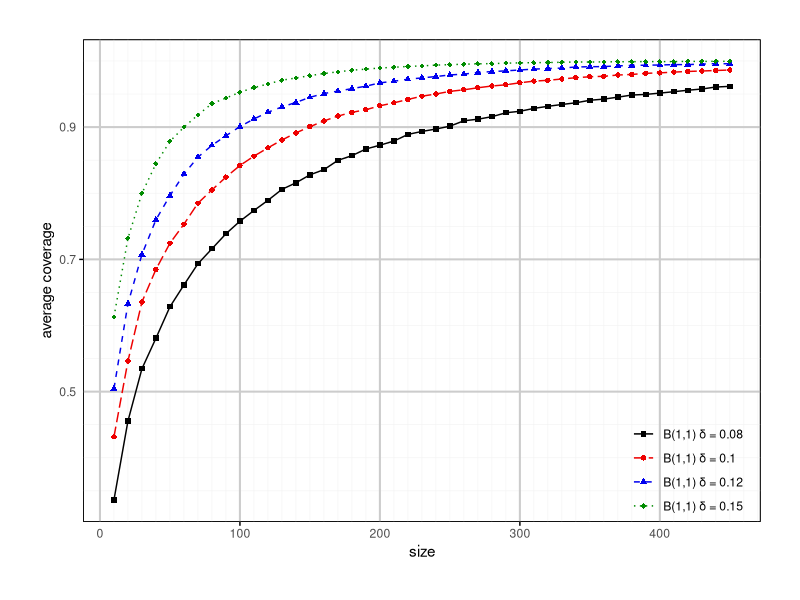
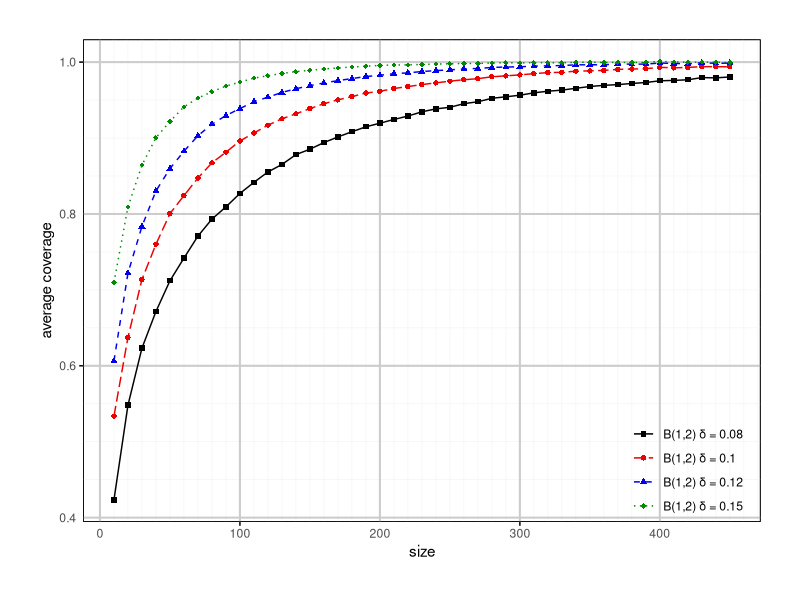
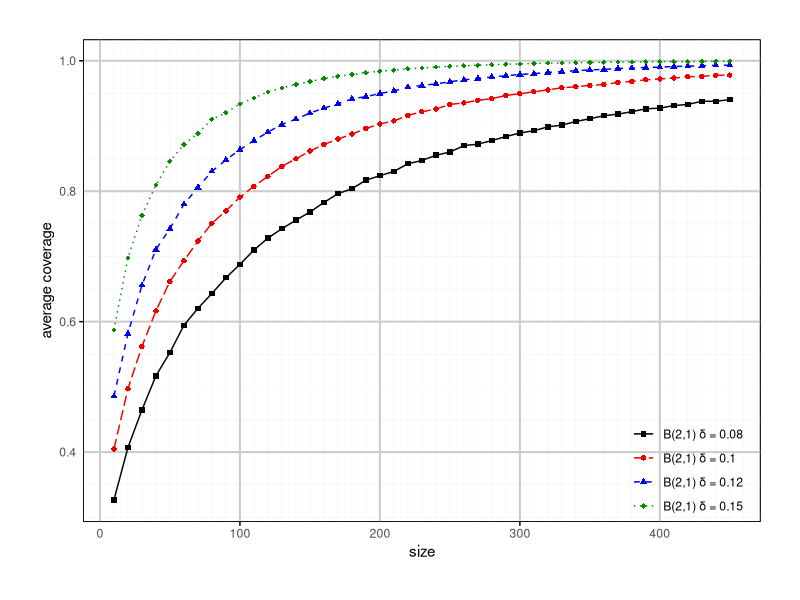
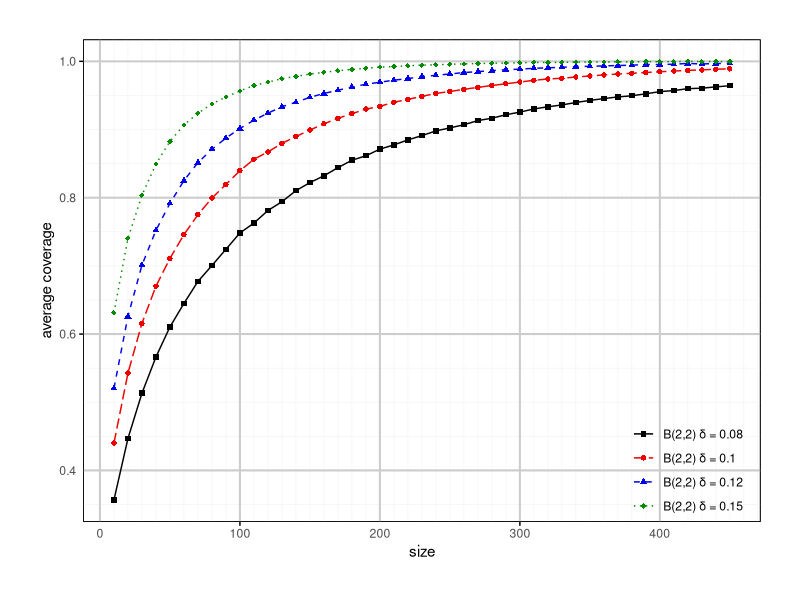
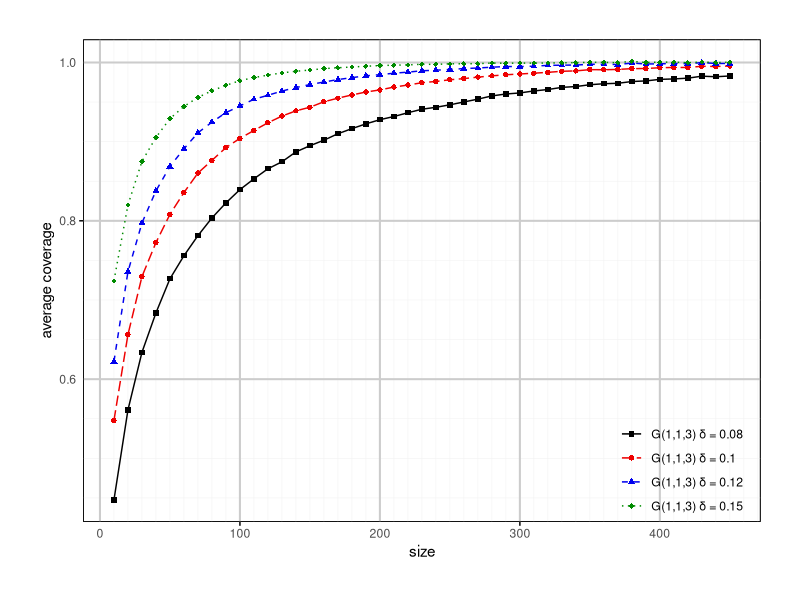
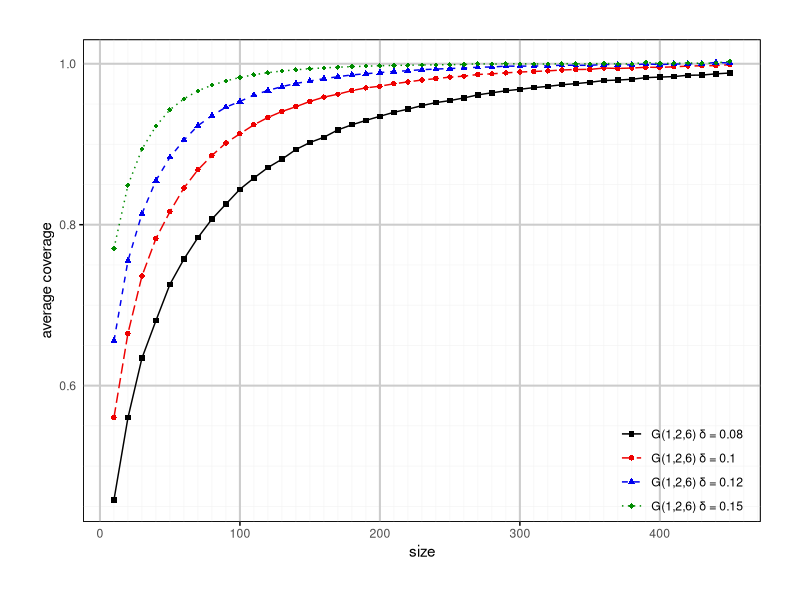
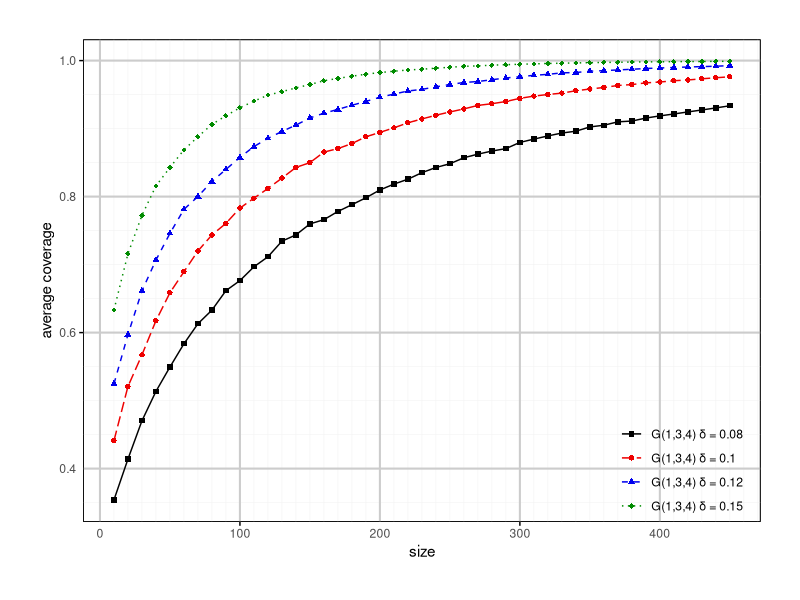
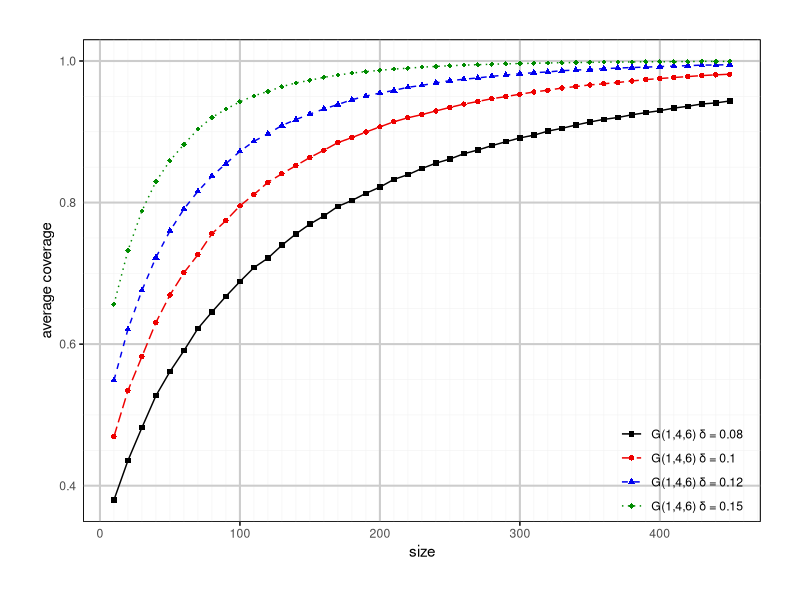

Write R code to recreate these figures, in order. (Note: this script raises an error after producing the figures.)
#-------------------------------------------------------------------------------
# A Bayesian Approach to Determine Sample Size in Erlang Single Server Queues
# Plotting charts
#-------------------------------------------------------------------------------
#
# PROGRAMMED BY:
# Eriky S. Gomes & Frederico R. B. Cruz
# E-mail: eriky-tn@ufmg.br
# E-mail: fcruz@est.ufmg.br
#
# AFFILIATION: 
# Universidade Federal de Minas Gerais
#
# @2023 Gomes & Cruz
# v.2023.12.18
#
#-------------------------------------------------------------------------------
# Directory
#-------------------------------------------------------------------------------
setwd('C:/Users/eriky/Box/Projetos/5MM1/Er-1 ss/results 2023-12-20')
#-------------------------------------------------------------------------------
# Packages
#-------------------------------------------------------------------------------

library(ggplot2) # for plotting
library(dplyr)  # for analysis
library(reshape2) # for analysys
library(Cairo)

#-------------------------------------------------------------------------------
# basic plotting layout 
#-------------------------------------------------------------------------------

# some manual customization variables ------------------------------------------

#cpManual<-c('black','blue','red2','green4','orange3','purple2','navyblue','cyan3',
#            'salmon4','gold','violet','limegreen','springgreen','slateblue4')
cpManual <- c('black','red2', 'blue2', 'green4')
#ltManual<-c('solid','longdash','dashed','dotted','dotdash')
ltManual <- c('solid', 'longdash', 'dashed', 'dotted')
shapeManual <- c(15, 16, 17, 18, 4, 8)

# basic plot -------------------------------------------------------------------
ggBase <-
  ggplot() + theme_minimal() + labs(color = '',
                                    linetype = '',
                                    shape = '') +
  theme(
    #panel.grid.major = element_blank(),
    #panel.grid.minor = element_blank(),
    panel.grid.major = element_line(linewidth = 0.7, linetype='solid', color='gray80'),
    panel.grid.minor = element_line(linewidth = 0.2, linetype='solid', color='gray95'),
    panel.background = element_rect(fill = 'white', color = 'black'),
    axis.ticks = element_line(),
    axis.ticks.length = unit(c(-0, 1), 'mm'),
    #legend.box.spacing = unit(0,'pt'),
    legend.margin = margin(
      t = 1,
      r = 1,
      b = 1,
      l = 1,
      unit = 'mm'
    ),
    plot.margin = margin(10, 10, 10, 10, "mm"),
    panel.border = element_rect(fill = NA, linetype = "solid", color = "black")
  ) +
  scale_linetype_manual(values = ltManual) +
  scale_color_manual(values = cpManual) +
  scale_shape_manual(values = shapeManual)

rm(cpManual, ltManual, shapeManual)
# ------------------------------------------------------------------------------
# Sample size plotting function
# ------------------------------------------------------------------------------

# plotting function for ACC
PlotSS_ACC <- function(tabPlot, namePlot){
  myPlot <- ggBase + 
    xlab('size') + 
    ylab('average coverage') +
    geom_line(data = tabPlot, 
              aes(x = size, y = value,
                  color = variable, linetype = variable)) +
    geom_point(data = tabPlot, 
               aes(x = size, y = value, 
                   color = variable, shape = variable), size = 1.5) +
    theme(legend.position = c(0.98, 0), legend.justification = c(1, 0)) +
    scale_x_continuous(minor_breaks = seq(0, 500, 10)) +
    scale_y_continuous(minor_breaks = seq(0, 1, 0.05))
  
  #myPlot
  ggsave(
    file = paste0(namePlot),
    plot = myPlot,
    width = 6,
    height = 4,
    device = cairo_pdf
  )
}

# plotting function for ALC
PlotSS_ALC <- function(tabPlot, namePlot){
  myPlot <- ggBase + 
    xlab('size') + 
    ylab('average length') +
    geom_line(data = tabPlot, 
              aes(x = size, y = value,
                  color = variable, linetype = variable)) +
    geom_point(data = tabPlot, 
               aes(x = size, y = value, 
                   color = variable, shape = variable), size = 1.5) +
    theme(legend.position = c(1.0, 1.1), legend.justification = c(1, 1)) +
    scale_x_continuous(minor_breaks = seq(0, 500, 10)) +
    scale_y_continuous(minor_breaks = seq(0, 1, 0.05))
  
  #myPlot
  ggsave(
    file = paste0(namePlot),
    plot = myPlot,
    width = 6,
    height = 4,
    device = cairo_pdf
  )
}

#-------------------------------------------------------------------------------
# Average coverage criterion (SCI)
# Abacuses for r = 2
#-------------------------------------------------------------------------------

size <- seq(10,450,10)
DELTA <- c(0.08, 0.10, 0.12, 0.15)

# Beta -------------------------------------------------------------------------
a <- c(1, 1, 2, 2)
b <- c(1, 2, 1, 2)

tabBeta <- read.table('tabBeta_SCI_2.txt', header=TRUE)
col <- paste0('B(',rep(a, each = 4),',', rep(b, each = 4), ') ', '\u03B4 = ' ,
              rep(DELTA, times = 4))
colnames(tabBeta) = col
tabBeta[,] <- lapply(tabBeta[,], function(x) as.numeric(x))
tabBeta <- cbind(size = as.numeric(row.names(tabBeta)), tabBeta)


tabBeta1 <- melt(tabBeta[, c(1, 2:5)], id.vars = 'size')
tabBeta2 <- melt(tabBeta[, c(1, 6:9)], id.vars = 'size')
tabBeta3 <- melt(tabBeta[, c(1, 10:13)], id.vars = 'size')
tabBeta4 <- melt(tabBeta[, c(1, 14:17)], id.vars = 'size')

PlotSS_ACC(tabBeta1, 'abacBeta1_ACC_2.pdf')
PlotSS_ACC(tabBeta2, 'abacBeta2_ACC_2.pdf')
PlotSS_ACC(tabBeta3, 'abacBeta3_ACC_2.pdf')
PlotSS_ACC(tabBeta4, 'abacBeta4_ACC_2.pdf')

rm(a, b, tabBeta, col, tabBeta1, tabBeta2, tabBeta3, tabBeta4)

# Gaussian ---------------------------------------------------------------------
a <- c(1, 1, 1, 1)
b <- c(1, 2, 3, 4)
c <- c(3, 6, 4, 6)

tabGau <- read.table('tabGau_SCI_2.txt', header=TRUE)
col <- paste0('G(',rep(a, each = 4),',', rep(b, each = 4),',', rep(c, each = 4),
              ') ', '\u03B4 = ', rep(DELTA, times = 4))
colnames(tabGau) = col
tabGau[,] <- lapply(tabGau[,], function(x) as.numeric(x))
tabGau <- cbind(size = as.numeric(row.names(tabGau)), tabGau)

tabGau1 <- melt(tabGau[, c(1, 2:5)], id.vars = 'size')
tabGau2 <- melt(tabGau[, c(1, 6:9)], id.vars = 'size')
tabGau3 <- melt(tabGau[, c(1, 10:13)], id.vars = 'size')
tabGau4 <- melt(tabGau[, c(1, 14:17)], id.vars = 'size')

PlotSS_ACC(tabGau1, 'abacGau1_ACC_2.pdf')
PlotSS_ACC(tabGau2, 'abacGau2_ACC_2.pdf')
PlotSS_ACC(tabGau3, 'abacGau3_ACC_2.pdf')
PlotSS_ACC(tabGau4, 'abacGau4_ACC_2.pdf')
rm(a, b, c, tabGau, col, tabGau1, tabGau2, tabGau3, tabGau4)

# Jeffreys ---------------------------------------------------------------------
tabJef <- read.table('tabJef_SCI_2.txt', header=TRUE)
col <- paste0('Jefreys',' \u03B4 = ', DELTA)
colnames(tabJef) = col
tabJef[,] <- lapply(tabJef[,], function(x) as.numeric(x))
tabJef <- cbind(size = as.numeric(row.names(tabJef)), tabJef)

tabJef1 <- melt(tabJef[, c(1, 2)], id.vars = 'size')
tabJef2 <- melt(tabJef[, c(1, 3)], id.vars = 'size')
tabJef3 <- melt(tabJef[, c(1, 4)], id.vars = 'size')
tabJef4 <- melt(tabJef[, c(1, 5)], id.vars = 'size')

PlotSS_ACC(tabJef1, 'abacJef1_ACC_2.pdf')
PlotSS_ACC(tabJef2, 'abacJef2_ACC_2.pdf')
PlotSS_ACC(tabJef3, 'abacJef3_ACC_2.pdf')
PlotSS_ACC(tabJef4, 'abacJef4_ACC_2.pdf')

rm(tabJef, col, tabJef1, tabJef2, tabJef3, tabJef4)


#-------------------------------------------------------------------------------
# Average coverage criterion (SCI)
# Abacuses for r = 4
#-------------------------------------------------------------------------------

size <- seq(10, 450, 10)
DELTA <- c(0.08, 0.10, 0.12, 0.15)

# Beta -------------------------------------------------------------------------
a <- c(1, 1, 2, 2)
b <- c(1, 2, 1, 2)

tabBeta <- read.table('tabBeta_SCI_4.txt', header=TRUE)
col <- paste0('B(',rep(a, each = 4),',', rep(b, each = 4), ') ', '\u03B4 = ' ,
              rep(DELTA, times = 4))
colnames(tabBeta) = col
tabBeta[,] <- lapply(tabBeta[,], function(x) as.numeric(x))
tabBeta <- cbind(size = as.numeric(row.names(tabBeta)), tabBeta)


tabBeta1 <- melt(tabBeta[, c(1, 2:5)], id.vars = 'size')
tabBeta2 <- melt(tabBeta[, c(1, 6:9)], id.vars = 'size')
tabBeta3 <- melt(tabBeta[, c(1, 10:13)], id.vars = 'size')
tabBeta4 <- melt(tabBeta[, c(1, 14:17)], id.vars = 'size')

PlotSS_ACC(tabBeta1, 'abacBeta1_ACC_4.pdf')
PlotSS_ACC(tabBeta2, 'abacBeta2_ACC_4.pdf')
PlotSS_ACC(tabBeta3, 'abacBeta3_ACC_4.pdf')
PlotSS_ACC(tabBeta4, 'abacBeta4_ACC_4.pdf')

rm(a,b, tabBeta, col, tabBeta1, tabBeta2, tabBeta3, tabBeta4)

# Gaussian ---------------------------------------------------------------------
a <- c(1, 1, 1, 1)
b <- c(1, 2, 3, 4)
c <- c(3, 6, 4, 6)

tabGau <- read.table('tabGau_SCI_4.txt', header=TRUE)
col <- paste0('G(',rep(a, each = 4),',', rep(b, each = 4),',', rep(c, each = 4),
              ') ', '\u03B4 = ', rep(DELTA, times = 4))
colnames(tabGau) = col
tabGau[,] <- lapply(tabGau[,], function(x) as.numeric(x))
tabGau <- cbind(size = as.numeric(row.names(tabGau)), tabGau)


tabGau1 <- melt(tabGau[, c(1, 2:5)], id.vars = 'size')
tabGau2 <- melt(tabGau[, c(1, 6:9)], id.vars = 'size')
tabGau3 <- melt(tabGau[, c(1, 10:13)], id.vars = 'size')
tabGau4 <- melt(tabGau[, c(1, 14:17)], id.vars = 'size')

PlotSS_ACC(tabGau1, 'abacGau1_ACC_4.pdf')
PlotSS_ACC(tabGau2, 'abacGau2_ACC_4.pdf')
PlotSS_ACC(tabGau3, 'abacGau3_ACC_4.pdf')
PlotSS_ACC(tabGau4, 'abacGau4_ACC_4.pdf')

rm(a, b, c, tabGau, col, tabGau1, tabGau2, tabGau3, tabGau4)

# Jeffreys ---------------------------------------------------------------------
tabJef <- read.table('tabJef_SCI_4.txt', header=TRUE)
col <- paste0('Jefreys',' \u03B4 = ', DELTA)
colnames(tabJef) = col
tabJef[,] <- lapply(tabJef[,], function(x) as.numeric(x))
tabJef <- cbind(size = as.numeric(row.names(tabJef)), tabJef)

tabJef1 <- melt(tabJef[, c(1, 2)], id.vars = 'size')
tabJef2 <- melt(tabJef[, c(1, 3)], id.vars = 'size')
tabJef3 <- melt(tabJef[, c(1, 4)], id.vars = 'size')
tabJef4 <- melt(tabJef[, c(1, 5)], id.vars = 'size')

PlotSS_ACC(tabJef1, 'abacJef1_ACC_4.pdf')
PlotSS_ACC(tabJef2, 'abacJef2_ACC_4.pdf')
PlotSS_ACC(tabJef3, 'abacJef3_ACC_4.pdf')
PlotSS_ACC(tabJef4, 'abacJef4_ACC_4.pdf')

rm(tabJef, col, tabJef1, tabJef2, tabJef3, tabJef4)

#-------------------------------------------------------------------------------
# Average length criterion (ETI)
# Abacuses for r = 2
#-------------------------------------------------------------------------------

size <- seq(10,450,10)
WIDTH <- c(0.16, 0.20, 0.24, 0.30)

# Beta -------------------------------------------------------------------------
a <- c(1, 1, 2, 2)
b <- c(1, 2, 1, 2)

tabBeta <- read.table('tabBeta_ETI_2.txt', header=TRUE)
col <- paste0('B(', a,',', b, ') ')
colnames(tabBeta) = col
tabBeta[,] <- lapply(tabBeta[,], function(x) as.numeric(x))
tabBeta <- cbind(size = as.numeric(row.names(tabBeta)), tabBeta)

tabBeta <- melt(tabBeta, id.vars = 'size')
PlotSS_ALC(tabBeta, 'abacBeta_ALC_2.pdf')

rm(a,b, tabBeta, col)

# Gaussian ---------------------------------------------------------------------
a <- c(1, 1, 1, 1)
b <- c(1, 2, 3, 4)
c <- c(3, 6, 4, 6)

tabGau <- read.table('tabGau_ETI_2.txt', header=TRUE)
col <- paste0('G(', a,',', b,',', c, ') ')
colnames(tabGau) = col
tabGau[,] <- lapply(tabGau[,], function(x) as.numeric(x))
tabGau <- cbind(size = as.numeric(row.names(tabGau)), tabGau)

tabGau <- melt(tabGau, id.vars = 'size')
PlotSS_ALC(tabGau, 'abacGau_ALC_2.pdf')

rm(a, b, c, tabGau, col)

# Jeffreys ---------------------------------------------------------------------
tabJef <- read.table('tabJef_ETI_2.txt', header=TRUE)
col <- paste0('Jefreys')
colnames(tabJef) = col
tabJef[,] <- as.numeric(tabJef[,])
tabJef <- cbind(size = as.numeric(row.names(tabJef)), tabJef)

tabJef <- melt(tabJef, id.vars = 'size')
PlotSS_ALC(tabJef, 'abacJef_ALC_2.pdf')

rm(tabJef, col)

#-------------------------------------------------------------------------------
# Average length criterion (ETI)
# Abacuses for r = 4
#-------------------------------------------------------------------------------

size <- seq(10,450,10)
WIDTH <- c(0.16, 0.20, 0.24, 0.30)

# Beta -------------------------------------------------------------------------
a <- c(1, 1, 2, 2)
b <- c(1, 2, 1, 2)

tabBeta <- read.table('tabBeta_ETI_4.txt', header=TRUE)
col <- paste0('B(', a,',', b, ') ')
colnames(tabBeta) = col
tabBeta[,] <- lapply(tabBeta[,], function(x) as.numeric(x))
tabBeta <- cbind(size = as.numeric(row.names(tabBeta)), tabBeta)

tabBeta <- melt(tabBeta, id.vars = 'size')
PlotSS_ALC(tabBeta, 'abacBeta_ALC_4.pdf')

rm(a,b, tabBeta, col)

# Gaussian ---------------------------------------------------------------------
a <- c(1, 1, 1, 1)
b <- c(1, 2, 3, 4)
c <- c(3, 6, 4, 6)

tabGau <- read.table('tabGau_ETI_4.txt', header=TRUE)
col <- paste0('G(', a,',', b,',', c, ') ')
colnames(tabGau) = col
tabGau[,] <- lapply(tabGau[,], function(x) as.numeric(x))
tabGau <- cbind(size = as.numeric(row.names(tabGau)), tabGau)

tabGau <- melt(tabGau, id.vars = 'size')
PlotSS_ALC(tabGau, 'abacGau_ALC_4.pdf')

rm(a, b, c, tabGau, col)

# Jeffreys ---------------------------------------------------------------------
tabJef <- read.table('tabJef_ETI_4.txt', header=TRUE)
col <- paste0('Jefreys')
colnames(tabJef) = col
tabJef[,] <- as.numeric(tabJef[,])
tabJef <- cbind(size = as.numeric(row.names(tabJef)), tabJef)

tabJef <- melt(tabJef, id.vars = 'size')
PlotSS_ALC(tabJef, 'abacJef_ALC_4.pdf')

rm(tabJef, col)

#-------------------------------------------------------------------------------
# Plotting prior distributions
#-------------------------------------------------------------------------------

PlotDensityRho <- function(tabPlot, namePlot, 
                           legend_pos = c(0, 0), legend_justif = c(0, 0),
                           nrowLegend = 2){
  myPlot <- ggBase + 
    xlab(expression(rho)) + # rho unicode
    ylab('density') +
    geom_line(data = tabPlot, 
              aes(x = p, y = value,
                  color = variable, linetype = variable)) +
    geom_point(data = filter(tabPlot, row_number() %% 3 == 1), # gap between points 
               aes(x = p, y = value, 
                   color = variable, shape = variable), size = 1.5) +
    theme(legend.position = legend_pos, 
          legend.justification = legend_justif,
          panel.grid.major = element_blank(),
          panel.grid.minor = element_blank()) +
    guides(linetype = guide_legend(nrow = nrowLegend))
    
  #myPlot
  ggsave(
    file = paste0(namePlot),
    plot = myPlot,
    width = 6,
    height = 4,
    device = cairo_pdf
  )
}

p <- seq(0, 1, 1e-2)

# Beta prior  ------------------------------------------------------------------
a <- c(1, 1, 2, 2)
b <- c(1, 2, 1, 2)
r = 2 # dummy

betap1 <- BetaPrior(p, r, a[1], b[1])
betap2 <- BetaPrior(p, r, a[2], b[2])
betap3 <- BetaPrior(p, r, a[3], b[3])
betap4 <- BetaPrior(p, r, a[4], b[4])

betap <- as.data.frame(cbind(betap1, betap2, betap3, betap4))
col <- paste0('B(', a,',', b, ') ')
colnames(betap) <- col
betap <- cbind(p = p, betap)
betap <- melt(betap, id.vars = 'p')

PlotDensityRho(betap, 'betaPrior.pdf', 
               legend_pos = c(0.5, 0), legend_justif = c(0.5, 0))
rm(a, b, r, betap1, betap2, betap3, betap4, betap, col)

# Gaussian prior ---------------------------------------------------------------
a <- c(1, 1, 1, 1)
b <- c(1, 2, 3, 4)
c <- c(3, 6, 4, 6)

# r = 2
r = 2

gaup1 <- GaussHypPrior(p, r, a[1], b[1], c[1])
gaup2 <- GaussHypPrior(p, r, a[2], b[2], c[2])
gaup3 <- GaussHypPrior(p, r, a[3], b[3], c[3])
gaup4 <- GaussHypPrior(p, r, a[4], b[4], c[4])

gaup <- as.data.frame(cbind(gaup1, gaup2, gaup3, gaup4))
col <- paste0('G(', a,',', b,',', c,',','r=', r,') ')
colnames(gaup) <- col
gaup <- cbind(p = p, gaup)
gaup <- melt(gaup, id.vars = 'p')

PlotDensityRho(gaup, 'gauPrior-r2.pdf', 
               legend_pos = c(0.5, 1.07), legend_justif = c(0.5, 1))
rm(r, gaup1, gaup2, gaup3, gaup4, col, gaup)

# r = 4
r = 4

gaup1 <- GaussHypPrior(p, r, a[1], b[1], c[1])
gaup2 <- GaussHypPrior(p, r, a[2], b[2], c[2])
gaup3 <- GaussHypPrior(p, r, a[3], b[3], c[3])
gaup4 <- GaussHypPrior(p, r, a[4], b[4], c[4])

gaup <- as.data.frame(cbind(gaup1, gaup2, gaup3, gaup4))
col <- paste0('G(', a,',', b,',', c,',','r=', r,') ')
colnames(gaup) <- col
gaup <- cbind(p = p, gaup)
gaup <- melt(gaup, id.vars = 'p')

PlotDensityRho(gaup, 'gauPrior-r4.pdf', 
               legend_pos = c(0.5, 1.07), legend_justif = c(0.5, 1))

rm(a, b, c, r, gaup1, gaup2, gaup3, gaup4, col, gaup)

# Jeffreys prior  --------------------------------------------------------------
tol = 1e-2
p <- seq(tol, 1 - tol, tol)
r = c(2, 4)

jefp1 <- JefPrior(p, r[1])
jefp2 <- JefPrior(p, r[2])

jefp <- as.data.frame(cbind(jefp1, jefp2))
col <- paste0('Jeffreys, r=', r)
colnames(jefp) <- col
jefp <- cbind(p = p, jefp)
jefp <- melt(jefp, id.vars = 'p')

PlotDensityRho(jefp, 'jefPrior.pdf', 
               legend_pos = c(0.98, 1.05), legend_justif = c(1, 1))

rm(jefp1, jefp2, jefp, col)
